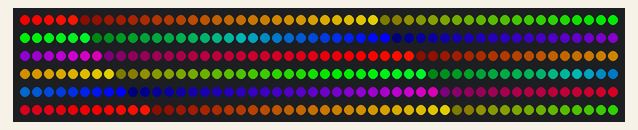
Recording of a sketch running on a simulated Arduino Uno, built with avr-gcc and run on an emulated ATmega328P. Parts: 300 RGB LEDs in strip order, left to right, continuing on the next row.

Above: at 3.19 s.
At 6.47 s:
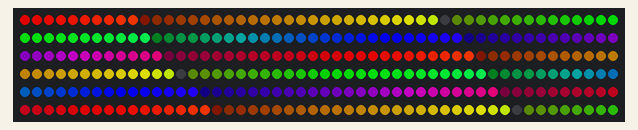

The sketch:

Zig_Zag.ino
```cpp
#include <FastLED.h>

#define DATA_PIN    8

#define LED_TYPE    WS2811
#define COLOR_ORDER GRB
#define NUM_LEDS    300
CRGB leds[NUM_LEDS];

#define BRIGHTNESS         255
#define FRAMES_PER_SECOND  120


void setup() {
  delay(3000);

  FastLED.addLeds<LED_TYPE,DATA_PIN,COLOR_ORDER>(leds, NUM_LEDS).setCorrection(TypicalLEDStrip);
  FastLED.setBrightness(BRIGHTNESS);
}

void loop()
  {
    bpm();
    FastLED.show();
    FastLED.delay(1000/FRAMES_PER_SECOND);
  }

void bpm()
{

  uint8_t BeatsPerMinute = 62;
  CRGBPalette16 palette = RainbowColors_p;
  uint8_t beat = beatsin8( BeatsPerMinute, 64, 255);
  for( int i = 0; i < NUM_LEDS; i++) {
    leds[i] = ColorFromPalette(palette, (i*2), beat+(i*10));
  }
}
```
